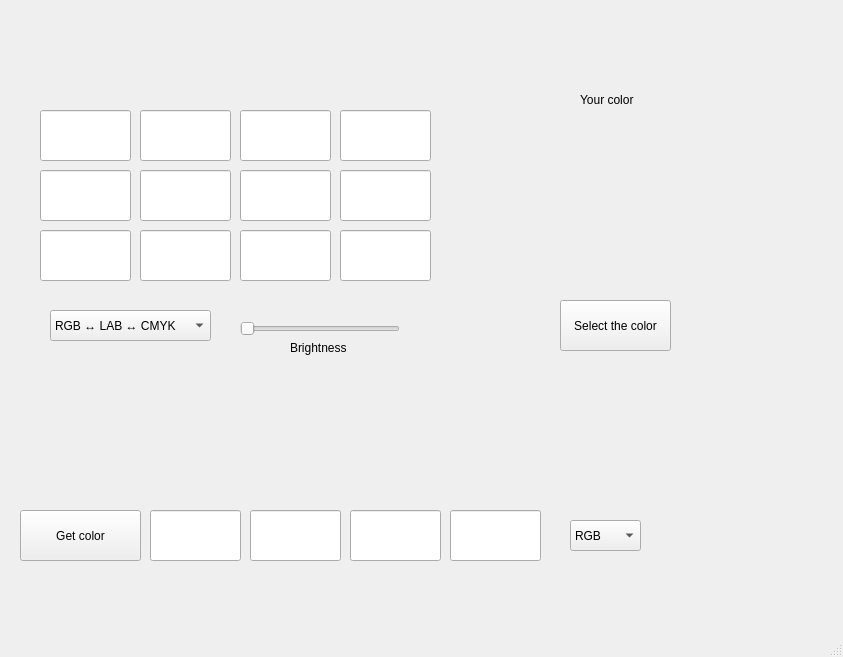
<?xml version="1.0" encoding="UTF-8"?>
<ui version="4.0">
 <class>MainWindow</class>
 <widget class="QMainWindow" name="MainWindow">
  <property name="geometry">
   <rect>
    <x>0</x>
    <y>0</y>
    <width>843</width>
    <height>657</height>
   </rect>
  </property>
  <property name="windowTitle">
   <string>MainWindow</string>
  </property>
  <widget class="QWidget" name="centralwidget">
   <widget class="QPushButton" name="pushButton">
    <property name="geometry">
     <rect>
      <x>560</x>
      <y>300</y>
      <width>111</width>
      <height>51</height>
     </rect>
    </property>
    <property name="text">
     <string>Select the color</string>
    </property>
   </widget>
   <widget class="QPushButton" name="pushButton_2">
    <property name="geometry">
     <rect>
      <x>20</x>
      <y>510</y>
      <width>121</width>
      <height>51</height>
     </rect>
    </property>
    <property name="text">
     <string>Get color</string>
    </property>
   </widget>
   <widget class="QLabel" name="label">
    <property name="geometry">
     <rect>
      <x>480</x>
      <y>110</y>
      <width>281</width>
      <height>171</height>
     </rect>
    </property>
    <property name="text">
     <string/>
    </property>
   </widget>
   <widget class="QComboBox" name="comboBox">
    <property name="geometry">
     <rect>
      <x>50</x>
      <y>310</y>
      <width>161</width>
      <height>31</height>
     </rect>
    </property>
    <item>
     <property name="text">
      <string>RGB ↔ LAB ↔ CMYK</string>
     </property>
    </item>
    <item>
     <property name="text">
      <string>RGB ↔ CMYK ↔ HLS</string>
     </property>
    </item>
    <item>
     <property name="text">
      <string>RGB ↔ XYZ ↔ LAB</string>
     </property>
    </item>
    <item>
     <property name="text">
      <string>RGB ↔ HSV ↔ LAB</string>
     </property>
    </item>
    <item>
     <property name="text">
      <string>CMYK ↔ LAB ↔ HSV</string>
     </property>
    </item>
    <item>
     <property name="text">
      <string>CMYK ↔ RGB ↔ HLS</string>
     </property>
    </item>
    <item>
     <property name="text">
      <string>CMYK ↔ RGB ↔ HSV</string>
     </property>
    </item>
    <item>
     <property name="text">
      <string>RGB ↔ XYZ ↔ HSV</string>
     </property>
    </item>
    <item>
     <property name="text">
      <string>HSV ↔ XYZ ↔ LAB</string>
     </property>
    </item>
    <item>
     <property name="text">
      <string>CMYK ↔ LAB ↔ RGB</string>
     </property>
    </item>
    <item>
     <property name="text">
      <string>XYZ ↔ LAB ↔ HLS</string>
     </property>
    </item>
    <item>
     <property name="text">
      <string>RGB ↔ XYZ ↔ HLS</string>
     </property>
    </item>
    <item>
     <property name="text">
      <string>RGB ↔ XYZ ↔ CMYK</string>
     </property>
    </item>
    <item>
     <property name="text">
      <string>CMYK ↔ LAB ↔ XYZ</string>
     </property>
    </item>
    <item>
     <property name="text">
      <string>RGB ↔ CMYK ↔ HSV</string>
     </property>
    </item>
    <item>
     <property name="text">
      <string>CMYK ↔ HLS ↔ XYZ</string>
     </property>
    </item>
    <item>
     <property name="text">
      <string>RGB ↔ HLS ↔ LAB</string>
     </property>
    </item>
    <item>
     <property name="text">
      <string>CMYK ↔ XYZ ↔ RGB</string>
     </property>
    </item>
   </widget>
   <widget class="QLineEdit" name="lineEdit">
    <property name="geometry">
     <rect>
      <x>40</x>
      <y>110</y>
      <width>91</width>
      <height>51</height>
     </rect>
    </property>
   </widget>
   <widget class="QLineEdit" name="lineEdit_2">
    <property name="geometry">
     <rect>
      <x>140</x>
      <y>110</y>
      <width>91</width>
      <height>51</height>
     </rect>
    </property>
   </widget>
   <widget class="QLineEdit" name="lineEdit_3">
    <property name="geometry">
     <rect>
      <x>240</x>
      <y>110</y>
      <width>91</width>
      <height>51</height>
     </rect>
    </property>
   </widget>
   <widget class="QLineEdit" name="lineEdit_4">
    <property name="geometry">
     <rect>
      <x>340</x>
      <y>110</y>
      <width>91</width>
      <height>51</height>
     </rect>
    </property>
   </widget>
   <widget class="QLineEdit" name="lineEdit_5">
    <property name="geometry">
     <rect>
      <x>40</x>
      <y>170</y>
      <width>91</width>
      <height>51</height>
     </rect>
    </property>
   </widget>
   <widget class="QLineEdit" name="lineEdit_6">
    <property name="geometry">
     <rect>
      <x>140</x>
      <y>170</y>
      <width>91</width>
      <height>51</height>
     </rect>
    </property>
   </widget>
   <widget class="QLineEdit" name="lineEdit_7">
    <property name="geometry">
     <rect>
      <x>240</x>
      <y>170</y>
      <width>91</width>
      <height>51</height>
     </rect>
    </property>
   </widget>
   <widget class="QLineEdit" name="lineEdit_8">
    <property name="geometry">
     <rect>
      <x>340</x>
      <y>170</y>
      <width>91</width>
      <height>51</height>
     </rect>
    </property>
   </widget>
   <widget class="QLineEdit" name="lineEdit_9">
    <property name="geometry">
     <rect>
      <x>40</x>
      <y>230</y>
      <width>91</width>
      <height>51</height>
     </rect>
    </property>
   </widget>
   <widget class="QLineEdit" name="lineEdit_10">
    <property name="geometry">
     <rect>
      <x>140</x>
      <y>230</y>
      <width>91</width>
      <height>51</height>
     </rect>
    </property>
   </widget>
   <widget class="QLineEdit" name="lineEdit_11">
    <property name="geometry">
     <rect>
      <x>240</x>
      <y>230</y>
      <width>91</width>
      <height>51</height>
     </rect>
    </property>
   </widget>
   <widget class="QLineEdit" name="lineEdit_12">
    <property name="geometry">
     <rect>
      <x>340</x>
      <y>230</y>
      <width>91</width>
      <height>51</height>
     </rect>
    </property>
   </widget>
   <widget class="QLabel" name="label_2">
    <property name="geometry">
     <rect>
      <x>10</x>
      <y>40</y>
      <width>791</width>
      <height>561</height>
     </rect>
    </property>
    <property name="text">
     <string/>
    </property>
   </widget>
   <widget class="QLabel" name="label_3">
    <property name="geometry">
     <rect>
      <x>480</x>
      <y>110</y>
      <width>281</width>
      <height>171</height>
     </rect>
    </property>
    <property name="text">
     <string/>
    </property>
   </widget>
   <widget class="QLabel" name="label_4">
    <property name="geometry">
     <rect>
      <x>580</x>
      <y>90</y>
      <width>61</width>
      <height>20</height>
     </rect>
    </property>
    <property name="text">
     <string>Your color</string>
    </property>
   </widget>
   <widget class="QLineEdit" name="lineEdit_13">
    <property name="geometry">
     <rect>
      <x>150</x>
      <y>510</y>
      <width>91</width>
      <height>51</height>
     </rect>
    </property>
   </widget>
   <widget class="QLineEdit" name="lineEdit_14">
    <property name="geometry">
     <rect>
      <x>250</x>
      <y>510</y>
      <width>91</width>
      <height>51</height>
     </rect>
    </property>
   </widget>
   <widget class="QLineEdit" name="lineEdit_15">
    <property name="geometry">
     <rect>
      <x>350</x>
      <y>510</y>
      <width>91</width>
      <height>51</height>
     </rect>
    </property>
   </widget>
   <widget class="QLineEdit" name="lineEdit_16">
    <property name="geometry">
     <rect>
      <x>450</x>
      <y>510</y>
      <width>91</width>
      <height>51</height>
     </rect>
    </property>
   </widget>
   <widget class="QComboBox" name="comboBox_2">
    <property name="geometry">
     <rect>
      <x>570</x>
      <y>520</y>
      <width>71</width>
      <height>31</height>
     </rect>
    </property>
    <item>
     <property name="text">
      <string>RGB</string>
     </property>
    </item>
    <item>
     <property name="text">
      <string>HSV</string>
     </property>
    </item>
    <item>
     <property name="text">
      <string>HLS</string>
     </property>
    </item>
    <item>
     <property name="text">
      <string>LAB</string>
     </property>
    </item>
    <item>
     <property name="text">
      <string>CMYK</string>
     </property>
    </item>
    <item>
     <property name="text">
      <string>XYZ</string>
     </property>
    </item>
   </widget>
   <widget class="QSlider" name="horizontalSlider">
    <property name="geometry">
     <rect>
      <x>240</x>
      <y>320</y>
      <width>160</width>
      <height>18</height>
     </rect>
    </property>
    <property name="minimum">
     <number>1</number>
    </property>
    <property name="maximum">
     <number>255</number>
    </property>
    <property name="orientation">
     <enum>Qt::Horizontal</enum>
    </property>
   </widget>
   <widget class="QLabel" name="label_5">
    <property name="geometry">
     <rect>
      <x>290</x>
      <y>315</y>
      <width>101</width>
      <height>51</height>
     </rect>
    </property>
    <property name="text">
     <string>
Brightness</string>
    </property>
   </widget>
   <zorder>label_2</zorder>
   <zorder>pushButton</zorder>
   <zorder>pushButton_2</zorder>
   <zorder>label</zorder>
   <zorder>comboBox</zorder>
   <zorder>lineEdit</zorder>
   <zorder>lineEdit_2</zorder>
   <zorder>lineEdit_3</zorder>
   <zorder>lineEdit_4</zorder>
   <zorder>lineEdit_5</zorder>
   <zorder>lineEdit_6</zorder>
   <zorder>lineEdit_7</zorder>
   <zorder>lineEdit_8</zorder>
   <zorder>lineEdit_9</zorder>
   <zorder>lineEdit_10</zorder>
   <zorder>lineEdit_11</zorder>
   <zorder>lineEdit_12</zorder>
   <zorder>label_3</zorder>
   <zorder>label_4</zorder>
   <zorder>lineEdit_13</zorder>
   <zorder>lineEdit_14</zorder>
   <zorder>lineEdit_15</zorder>
   <zorder>lineEdit_16</zorder>
   <zorder>comboBox_2</zorder>
   <zorder>horizontalSlider</zorder>
   <zorder>label_5</zorder>
  </widget>
  <widget class="QMenuBar" name="menubar">
   <property name="geometry">
    <rect>
     <x>0</x>
     <y>0</y>
     <width>843</width>
     <height>25</height>
    </rect>
   </property>
  </widget>
  <widget class="QStatusBar" name="statusbar"/>
 </widget>
 <resources/>
 <connections/>
</ui>
